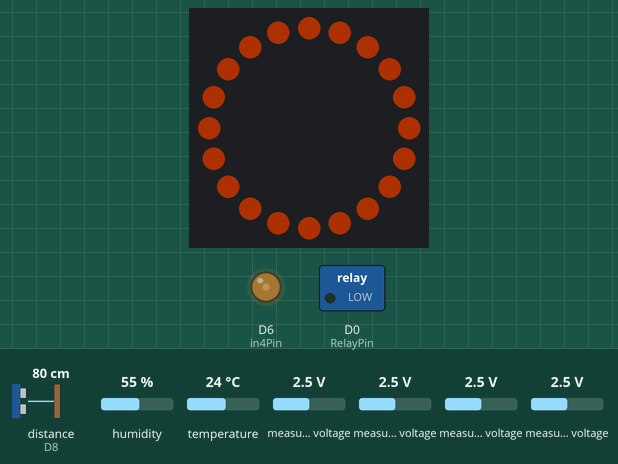
This sketch was run on a simulated ESP8266 (NodeMCU). Parts: 20 RGB LEDs in a ring, first at the top, clockwise, switched loads named in the sketch (green lamp = pin HIGH), output pins drawn as LEDs (lit = HIGH). Wiring (inferred from the names in the program): ultrasonic range finder: trigger D7; echo D8. The inputs (shaded band) are chosen by the test bench; at power-on: temperature 24 °C, distance to the obstacle (sensor on D8) 80 cm, humidity 55 %, measured voltage 2.5 V. The echo pulse lasts 58.3 µs per cm; dim RGB values are drawn brighter than linear; WiFi joins after 1.5 s; servers stay silent unless stated; network time is answered at once with the bench clock; uploads are accepted with an empty reply; the local clock reads 2024-03-15 10:24:30 at power-on unless the sketch sets it; pins used as bus, display or sensor lines are not drawn; what the sketch prints to the serial monitor is not drawn.

Above: at 3.2 s.
3.3 s: temperature set to 5.5 °C
6.3 s: temperature set to 4.6 °C
At 8.2 s:
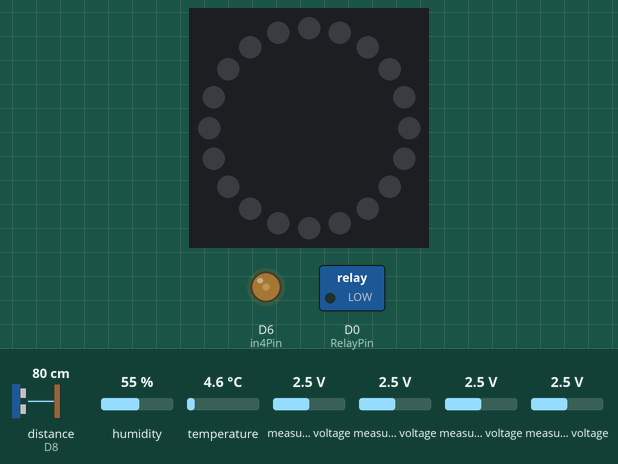
9.2 s: temperature set to 12 °C
At 11.3 s:
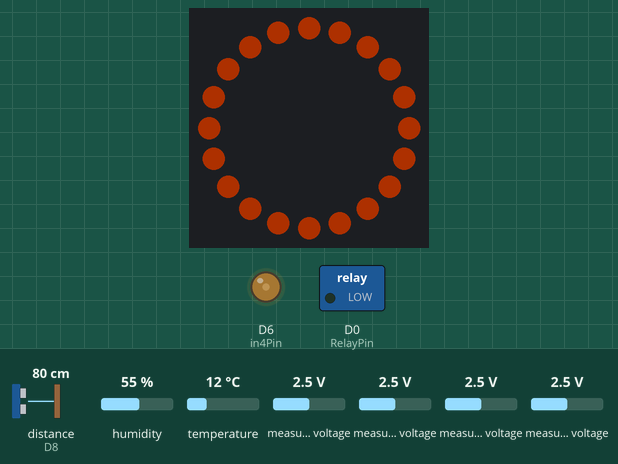
11.8 s: temperature set to 4 °C
At 14.2 s:
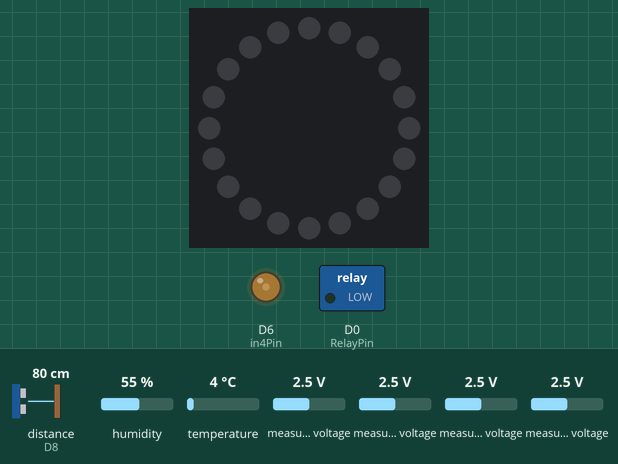
Timing chart, 0 to 15.4 s (numbered marks = the images above; inputs shaded):
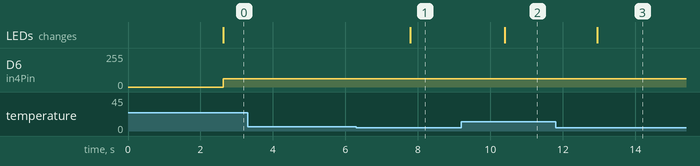

The sketch:

SFHBarn_V2.ino
```cpp
#include <NTPClient.h>  //와이파이 실시간
#include <WiFiUdp.h> //와이파이 실시간
#include <WiFiManager.h> //와이파이 매니저
#include <ESP8266WiFi.h>
#include <ESP8266HTTPClient.h>
#include <WiFiClient.h>
#include <ESP8266WiFiMulti.h>
#include <Arduino_JSON.h> //JSON 라이브러리
#include <DHT.h>//온습도 센서
#include <Wire.h>
#include <Adafruit_ADS1X15.h>  //확장보드
#include <Adafruit_NeoPixel.h>  //네오픽셀 라이브러리

#define LED_PIN D3     //네오픽셀에 신호를 줄 핀번호
#define LED_COUNT 20  //아두이노에 연결된 네오픽셀의 개수
Adafruit_NeoPixel strip(LED_COUNT, LED_PIN, NEO_GRB + NEO_KHZ800);
WiFiManager wifiManager;  //와이파이매니저
WiFiUDP ntpUDP;  //와이파이 실시간
NTPClient timeClient(ntpUDP, "pool.ntp.org", 3600 * 9, 60000);
String realtime;
Adafruit_ADS1115 ads;  // 확장보드 ADS1115 객체를 생성합니다.
#define DHTTYPE DHT22 //온습도 센서
#define DHTPIN  D4
#define RETRY_LIMIT  20
DHT dht(DHTPIN, DHTTYPE);
#define TRIG D7  //초음파 센서
#define ECHO D8
#define in1Pin D5
#define in4Pin D6
#define RelayPin D0

//Your Domain name with URL path or IP address with path
String serverNameSend = "http://211.255.23.65/resfh/SFHIO.php?mod=input&tb=data";
String serverNameRequest1 = "http://211.255.23.65/resfh/SFHIO.php?mod=output&tb=io&app_loca=barn";
String parsing1 = "";
String serverNameRequest2 = "http://211.255.23.65/resfh/SFHIO.php?mod=output&tb=setup&app_loca=barn";
String parsing2 = "";
unsigned long lastTime = 0;
unsigned long timerDelay = 1000;
String sensorReadings;
float YNReadingsArr[5];
float SETReadingsArr[5];

void setup() {
  dht.begin();
  ads.setGain(GAIN_ONE); // ADS1115를 초기화합니다.
  ads.begin();  // ADS1115를 초기화합니다.
  strip.begin();           // INITIALIZE NeoPixel strip object (REQUIRED)
  strip.show();            // 네오픽셀에 빛을 출력하기 위한 것인데 여기서는 모든 네오픽셀을 OFF하기 위해서 사용한다.
  strip.setBrightness(50); // 네오픽셀의 밝기 설정(최대 255까지 가능)
  pinMode(TRIG, OUTPUT);  // 초음파 센서 설정
  pinMode(ECHO, INPUT);
  pinMode(LED_PIN, OUTPUT);  // 출력 설정
  pinMode(in1Pin, OUTPUT);
  pinMode(in4Pin, OUTPUT);
  pinMode(RelayPin, OUTPUT);
  timeClient.begin(); //NTPClient 실시간 타임
  Serial.begin(115200);
  wifiManager.autoConnect("ESP8266_AP");//WiFiManager
  Serial.println("Connected to Wi-Fi");
  Serial.println("IP address: ");
  Serial.println(WiFi.localIP());
}

void loop() {
  int adc0, adc1, adc2, adc3;
  adc0 = ads.readADC_SingleEnded(0);  // A0 핀에서 ADC 값을 읽습니다.
  adc1 = ads.readADC_SingleEnded(1);  // A1 핀에서 ADC 값을 읽습니다.
  adc2 = ads.readADC_SingleEnded(2);  // A2 핀에서 ADC 값을 읽습니다.
  adc3 = ads.readADC_SingleEnded(3);  // A3 핀에서 ADC 값을 읽습니다.
  adc0 = map(adc0, 0, 32767, 0, 1024); // ADC 값을 0에서 1024 사이의 값으로 변환합니다
  adc1 = map(adc1, 0, 32767, 0, 1024);
  adc2 = map(adc2, 0, 32767, 0, 1024);
  adc3 = map(adc3, 0, 32767, 0, 1024);
  if ((millis() - lastTime) > timerDelay) {
    if (WiFi.status() == WL_CONNECTED) {
      String POSTJson = "{}";
      int rtl = RETRY_LIMIT; //온습도 측정
      float humi =  dht.readHumidity();// Read Humidity from DHT11 sensor
      float temp = dht.readTemperature(); // Read Temperature from DHT11 sensor
      delay(100);
      while (isnan(temp) || isnan(humi)) {
        Serial.println("Check sensor again - " + rtl);
        humi =  dht.readHumidity();
        temp = dht.readTemperature();
        delay(100);
      }
      long duration, Ultr; //초음파 측정
      digitalWrite(TRIG, LOW);
      delayMicroseconds(2);
      digitalWrite(TRIG, HIGH);
      delayMicroseconds(10);
      digitalWrite(TRIG, LOW);
      duration = pulseIn (ECHO, HIGH);
      Ultr = duration * 17 / 1000;
      delay(100);
      int Water = adc0;  //수위 측정
      int Gas = adc1; //가스 측정
      timeClient.update();  //실시간
      realtime = timeClient.getFormattedDate();
      String Seting[] = {"testbarn", "barn", "arduino", "Y"};
      /*POSTJson = "{\"app_code\":\"" + Seting[0] + "\",\"app_loca\":\"" + Seting[1] +
                 "\",\"app_nm\":\"" + Seting[2] + "\",\"temp\":\"" + String(temp) +
                 "\",\"humi\":\"" + String(humi) + "\",\"ultr\":\"" + String(Ultr) +
                 "\",\"water\":\"" + String(Water) + "\",\"gas\":\"" + String(Gas) +
                 "\",\"yn\":\"" + Seting[3] + "\",\"realtime\":\"" + realtime + "\"}";*/
      JSONVar SendObject;
      SendObject["app_code"] = Seting[0]; SendObject["app_loca"] = Seting[1];
      SendObject["app_nm"] = Seting[2]; SendObject["temp"] = String(temp);
      SendObject["humi"] = String(humi); SendObject["ultr"] = String(Ultr);
      SendObject["water"] = String(Water); SendObject["gas"] = String(Gas);
      SendObject["yn"] = Seting[3]; SendObject["realtime"] = realtime;
      Serial.println(SendObject);
      POSTJson = JSON.stringify(SendObject);;
      Serial.print(" 습도 ");
      Serial.print(humi);
      Serial.print(" 온도 ");
      Serial.print(temp);
      Serial.print(" 가스 ");
      Serial.print(Gas);
      Serial.print(" 초음파 ");
      Serial.print(Ultr);
      Serial.print(" 수위 ");
      Serial.println(Water);
      httpPOSTSendJson(serverNameSend, POSTJson );

      sensorReadings = httpGETRequest(serverNameRequest1);
      while (sensorReadings == "{}") {
        sensorReadings = httpGETRequest(serverNameRequest1);
        Serial.println(sensorReadings);
      }
      Serial.println(sensorReadings);

      if (parsing1 != sensorReadings) {
        parsing1 = sensorReadings;
        parseJSON(sensorReadings, YNReadingsArr);
      }

      sensorReadings = httpGETRequest(serverNameRequest2);
      while (sensorReadings == "{}") {
        sensorReadings = httpGETRequest(serverNameRequest2);
        Serial.println(sensorReadings);
      }
      Serial.println(sensorReadings);

      if (parsing2 != sensorReadings) {
        parsing2 = sensorReadings;
        parseJSON(sensorReadings, SETReadingsArr);
      }
      float tempseting = SETReadingsArr[0];
      float humiseting = SETReadingsArr[1];
      int PanYN = int(YNReadingsArr[0]);
      int PumpYN = int(YNReadingsArr[1]);
      int MoterYN = int(YNReadingsArr[2]);
      String resLED = LEDBarn(humi, humiseting , temp , tempseting );
      String resPan = PANBarn(humi, humiseting , temp , tempseting , PanYN);
      if (PumpYN == 1) { //물 공급
        digitalWrite(RelayPin, HIGH);        //펌프
        delay(500);
        digitalWrite(RelayPin, LOW);
        delay(100);
      } else {
        digitalWrite(RelayPin, LOW);
        delay(100);
        Serial.println("펌프 : 작동 멈춤");
      }
      if (MoterYN == 1) {  //사료 모터
        int sp = 255;
        digitalWrite(in1Pin, HIGH);
        analogWrite(in1Pin, sp);
        delay(500);
        sp = 0;
        digitalWrite(in1Pin, LOW);
        analogWrite(in1Pin, sp);
        delay(100);
      } else {
        int sp = 0;
        digitalWrite(in1Pin, HIGH);
        analogWrite(in1Pin, sp);
        delay(100);
        Serial.println("모터 : 작동 멈춤");
      }
      if (resLED == "Y") {  //LED
        for (int i = 0; i < 60; i++)
        {
          strip.setPixelColor(i, strip.Color(255,   75,  0)); // Red
          strip.show();
        }
      } else {
        strip.clear();
        strip.show();
        Serial.println("LED : 작동 멈춤");
      }
      if (resPan == "Y") {   //환기 팬
        int sp = 255;
        digitalWrite(in4Pin, HIGH);
        analogWrite(in4Pin, sp);
        delay(500);
        sp = 0;
      } else {
        int sp = 0;
        digitalWrite(in4Pin, LOW);
        analogWrite(in4Pin, sp);
        delay(100);
        Serial.println("모터 : 작동 멈춤");
      }

    }
    delay(1000);
  }
}
```

HTTP.ino
```cpp
String httpPOSTSendJson(String serverName, String Json) {
  WiFiClient client;
  HTTPClient http;

  // Your Domain name with URL path or IP address with path
  http.begin(client, serverName);

  // If you need an HTTP request with a content type: application/json, use the following:
  http.addHeader("Content-Type", "application/json");
  int httpResponseCode = http.POST(Json);

  String payload = "";

  Serial.print("HTTP Response code: ");
  Serial.println(httpResponseCode);
  payload = http.getString();
  Serial.println(payload);

  // Free resources
  http.end();

  return payload;
}

String httpGETRequest(String serverName) {
  WiFiClient client;
  HTTPClient http;

  // Your IP address with path or Domain name with URL path
  http.begin(client, serverName);

  // If you need Node-RED/server authentication, insert user and password below
  //http.setAuthorization("REPLACE_WITH_SERVER_USERNAME", "REPLACE_WITH_SERVER_PASSWORD");

  // Send HTTP POST request
  int httpResponseCode = http.GET();

  String payload = "{}";

  if (httpResponseCode > 0) {
    Serial.print("HTTP Response code: ");
    Serial.println(httpResponseCode);
    payload = http.getString();
  }
  else {
    Serial.print("Error code: ");
    Serial.println(httpResponseCode);
  }
  // Free resources
  http.end();

  return payload;
}

void parseJSON(String Readings, float ReadingsArr[]) {
  JSONVar myObject = JSON.parse(Readings);
  if (JSON.typeof(myObject) == "undefined") {
    Serial.println("Parsing input failed!");
    return;
  }
  for (int i = 0; i < 5; i++) {
    String key = "value" + String(i + 1);
    JSONVar value = myObject[key];
    ReadingsArr[i] = double(value);
  }
}
```

WHERE.ino
```cpp
String LEDBarn(float h ,float hs ,float t , float ts) {
  String result;
  if (h < hs - 2 || t > ts + 5) {
    result = "Y";
  } else {
    result = "N";
  }
  return result;
}
String PANBarn(float h,float hs ,float t , float ts, int PANYN) {
  String result;
  if (h > hs + 2 || t > ts + 5 || PANYN == 1) {
    result = "Y";
  } else {
    result = "N";
  }
  return result;
}
```

Measured:
- the behaviour switches between 5.1 and 5 °C on temperature (found by bisection; images 0 and 1)
- after the input at 6.3 s, the LEDs: change after 1.5 s (image 1)
- after the input at 9.2 s, the LEDs: change after 1.2 s (image 2)
- after the input at 11.8 s, the LEDs: change after 1.2 s (image 3)
